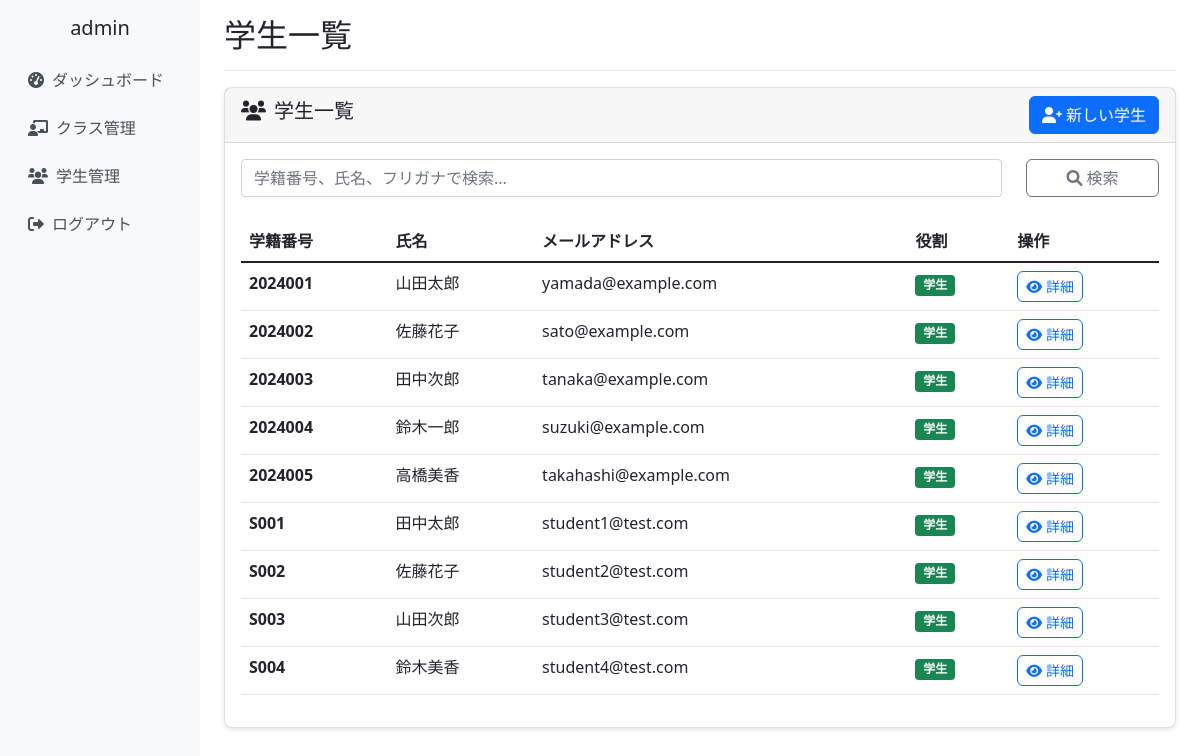
/students/ (signed in), run on the app's committed database.
### school_management/models.py (models this page shows, shortened)
class CustomUser(AbstractUser):
    ROLE_CHOICES = [
        ('admin', '管理者'),
        ('teacher', '教員'),
        ('student', '学生'),
    ]
    username = None  # usernameフィールドを無効化
    email = models.EmailField(unique=True)
    full_name = models.CharField(max_length=100, verbose_name='氏名')
    role = models.CharField(
        max_length=10,
        choices=ROLE_CHOICES,
        default='student',
        verbose_name='役割'
    )
    student_number = models.CharField(max_length=20, blank=True, verbose_name='学籍番号')
    teacher_id = models.CharField(max_length=20, blank=True, verbose_name='教員ID')
    created_at = models.DateTimeField(auto_now_add=True, verbose_name='登録日時')
    updated_at = models.DateTimeField(auto_now=True, verbose_name='更新日時')
    groups = models.ManyToManyField(
        'auth.Group',
        verbose_name='groups',
        blank=True,
        help_text='The groups this user belongs to.',
        related_name="customuser_set",
        related_query_name="customuser",
    )
    user_permissions = models.ManyToManyField(
        'auth.Permission',
        verbose_name='user permissions',
        blank=True,
        help_text='Specific permissions for this user.',
        related_name="customuser_set",
        related_query_name="customuser",
    )
    USERNAME_FIELD = 'email'
    REQUIRED_FIELDS = ['full_name']
    objects = CustomUserManager()
    class Meta:
        verbose_name = 'ユーザー'
        verbose_name_plural = 'ユーザー'

### school_management/views.py (the view)
# urls.py: path('students/', views.student_list_view, name='student_list'),
@login_required
@login_required
def student_list_view(request):
    students = Student.objects.filter(
        role='student',
        student_number__isnull=False,
        student_number__gt=''
    ).order_by('student_number')
    search_query = request.GET.get('search', '')
    if search_query:
        students = students.filter(
            Q(student_number__icontains=search_query) |
            Q(full_name__icontains=search_query)
        )
    context = {
        'students': students,
        'search_query': search_query,
    }
    return render(request, 'school_management/student_list.html', context)

### school_management/templates/school_management/student_list.html (shortened to what this page needs)
{% extends 'school_management/base.html' %}
{% block page_title %}学生一覧{% endblock %}
{% block content %}
<div class="row">
    <div class="col-12">
        <div class="card">
            <div class="card-header d-flex justify-content-between align-items-center">
                <h5><i class="fas fa-users me-2"></i>学生一覧</h5>
                <a href="{% url 'school_management:student_create' %}" class="btn btn-primary">
                    <i class="fas fa-user-plus me-1"></i>新しい学生
                </a>
            </div>
            <div class="card-body">
                <form method="get" class="mb-4">
                    <div class="row">
                        <div class="col-md-10">
                            <input type="text" class="form-control" name="search"
                                   placeholder="学籍番号、氏名、フリガナで検索..."
                                   value="{{ search_query }}">
                        </div>
                        <div class="col-md-2">
                            <button type="submit" class="btn btn-outline-secondary w-100">
                                <i class="fas fa-search"></i> 検索
                            </button>
                        </div>
                    </div>
                </form>
                {% if students %}
                    <div class="table-responsive">
                        <table class="table table-hover">
                            <thead>
                                <tr>
                                    <th>学籍番号</th>
                                    <th>氏名</th>
                                    <th>メールアドレス</th>
                                    <th>役割</th>
                                    <th>操作</th>
                                </tr>
                            </thead>
                            <tbody>
                                {% for student in students %}
                                <tr>
                                    <td><strong>{{ student.student_number|default:"未設定" }}</strong></td>
                                    <td>{{ student.full_name }}</td>
                                    <td>{{ student.email|default:"-" }}</td>
                                    <td><span class="badge bg-success">{{ student.get_role_display }}</span></td>
                                    <td>
                                        {% if student.student_number %}
                                        <a href="{% url 'school_management:student_detail' student.student_number %}"
                                           class="btn btn-outline-primary btn-sm">
                                            <i class="fas fa-eye me-1"></i>詳細
                                        </a>
                                        {% else %}
                                        <span class="text-muted">学籍番号未設定</span>
                                        {% endif %}
                                    </td>
                                </tr>
                                {% endfor %}
                            </tbody>
                        </table>
                    </div>
                {% endif %}
            </div>
        </div>
    </div>
</div>
{% endblock %}

### school_management/templates/school_management/base.html (shortened to what this page needs)
{% load static %}
<!DOCTYPE html>
<html lang="ja">
<head>
    <link href="https://cdn.jsdelivr.net/npm/bootstrap@5.1.3/dist/css/bootstrap.min.css" rel="stylesheet">
    <link href="https://cdnjs.cloudflare.com/ajax/libs/font-awesome/6.0.0/css/all.min.css" rel="stylesheet">
    <link href="{% static 'school_management/css/base.css' %}" rel="stylesheet">
</head>
<body>
    <div class="container-fluid">
        <div class="row">
            {% if user.is_authenticated %}
            <nav class="col-md-3 col-lg-2 d-md-block d-none sidebar collapse">
                <div class="position-sticky pt-3">
                    <div class="text-center mb-3">
                        <h5>{{ user.full_name }}</h5>
                    </div>
                    <ul class="nav flex-column">
                        <li class="nav-item">
                            <a class="nav-link" href="{% url 'school_management:dashboard' %}">
                                <i class="fas fa-tachometer-alt me-2"></i>ダッシュボード
                            </a>
                        </li>
                        <li class="nav-item">
                            <a class="nav-link" href="{% url 'school_management:class_list' %}">
                                <i class="fas fa-chalkboard-teacher me-2"></i>クラス管理
                            </a>
                        </li>
                        <li class="nav-item">
                            <a class="nav-link" href="{% url 'school_management:student_list' %}">
                                <i class="fas fa-users me-2"></i>学生管理
                            </a>
                        </li>
                        <li class="nav-item">
                            <a class="nav-link" href="{% url 'school_management:logout' %}">
                                <i class="fas fa-sign-out-alt me-2"></i>ログアウト
                            </a>
                        </li>
                    </ul>
                </div>
            </nav>
            <main class="col-md-9 ms-sm-auto col-lg-10 px-md-4 main-content">
                <div class="d-flex justify-content-between flex-wrap flex-md-nowrap align-items-center pt-3 pb-2 mb-3 border-bottom">
                    <h1 class="h2">{% block page_title %}{% endblock %}</h1>
                </div>
                {% block content %}{% endblock %}
            </main>
            {% else %}
            <div class="col-12">
                {% block login_content %}{% endblock %}
            </div>
            {% endif %}
        </div>
    </div>
</body>
</html>

### school_management/static/school_management/css/base.css (style rules this page uses)
.sidebar { min-height: 100vh; background-color: #f8f9fa; }
.main-content { min-height: 100vh; }
.card { box-shadow: 0 2px 4px rgba(0, 0, 0, 0.1); border-radius: 8px; }
.btn { border-radius: 6px; transition: all 0.2s ease-in-out; }
.nav-link { color: #495057; padding: 0.75rem 1rem; border-radius: 6px; transition: all 0.2s ease-in-out; }
@media (min-width: 768px) { .sidebar { position: relative; left: 0; } }

### data on the page
CustomUser: full_name "admin"
CustomUser: student_number "2024001", full_name "山田太郎", email "yamada@example.com", role "学生", shows "詳細"
CustomUser: student_number "2024002", full_name "佐藤花子", email "sato@example.com", role "学生", shows "詳細"
CustomUser: student_number "2024003", full_name "田中次郎", email "tanaka@example.com", role "学生", shows "詳細"
CustomUser: student_number "2024004", full_name "鈴木一郎", email "suzuki@example.com", role "学生", shows "詳細"
CustomUser: student_number "2024005", full_name "高橋美香", email "takahashi@example.com", role "学生", shows "詳細"
CustomUser: student_number "S001", full_name "田中太郎", email "student1@test.com", role "学生", shows "詳細"
CustomUser: student_number "S002", full_name "佐藤花子", email "student2@test.com", role "学生", shows "詳細"
CustomUser: student_number "S003", full_name "山田次郎", email "student3@test.com", role "学生", shows "詳細"
CustomUser: student_number "S004", full_name "鈴木美香", email "student4@test.com", role "学生", shows "詳細"
